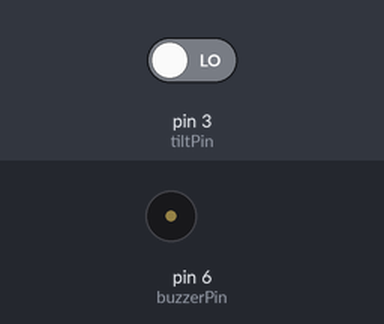
The sketch below on a simulated Arduino Uno, built with avr-gcc and run on an emulated ATmega328P. Parts: buzzer (waves = sounding, pin HIGH). The inputs (shaded band) are chosen by the test bench; at power-on: pin 3 (tiltPin) LOW.

Above: at 1.2 s.
1.3 s: pin 3 (tiltPin) driven HIGH
At 2.4 s:
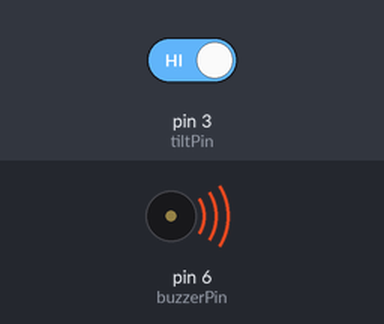
2.9 s: pin 3 (tiltPin) driven LOW
At 3.6 s:
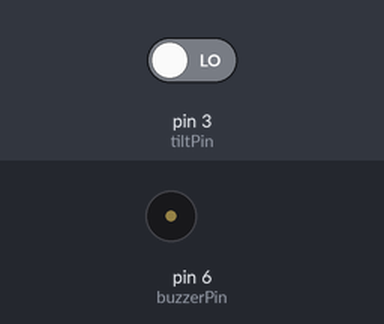
Timing chart, 0 to 5.9 s (numbered marks = the images above; inputs shaded):
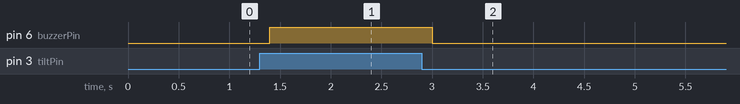

Measured:
- after the input at 1.3 s, pin 6 (buzzerPin): LOW → HIGH after 0.10 s
- after the input at 2.9 s, pin 6 (buzzerPin): HIGH → LOW after 0.10 s

The sketch:

T3_Tilt-Buzzer.ino
```cpp
int tiltPin = 3;// 倾斜传感器
int buzzerPin = 6;// 蜂鸣器

void setup()
{
  pinMode(tiltPin, INPUT); //tilt input
  pinMode(buzzerPin, OUTPUT);//buzzer output
}
void loop()
{ if (digitalRead(tiltPin) == HIGH) {//倾斜传感器打开，蜂鸣器响
    digitalWrite(buzzerPin, HIGH);
    delay(200);
  }
  else {
    digitalWrite(buzzerPin, LOW);//反之蜂鸣器不响
    delay(200);
  }
}
```
